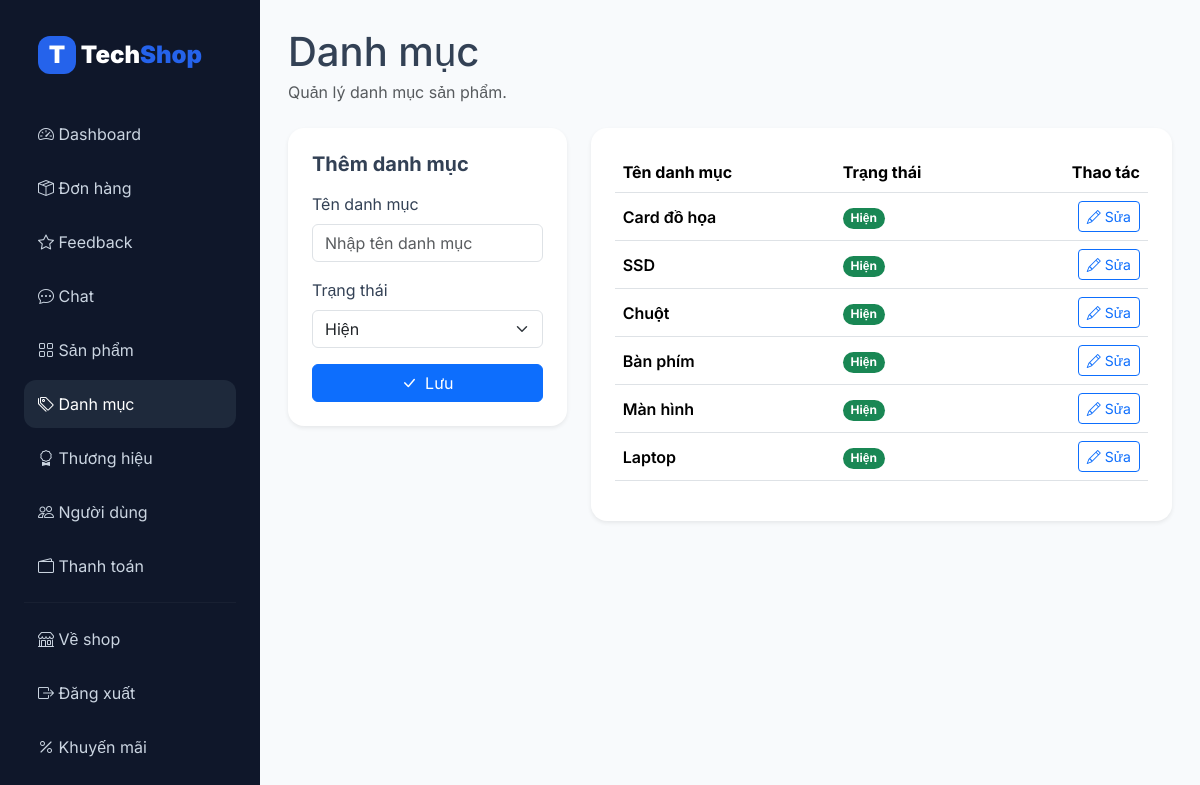
Screenshot of /admin/categories.php (signed in) with the database file from the repository.
### tables this page shows
CREATE TABLE `danh_muc` (
  `id_danh_muc` int(11) NOT NULL,
  `ten_danh_muc` varchar(150) NOT NULL,
  `trang_thai` enum('hien','an') DEFAULT 'hien'
);

### includes/helpers.php (called while the page is built, shortened)
<?php
function h(mixed $value): string
{
    return htmlspecialchars((string)$value, ENT_QUOTES, 'UTF-8');
}

### config/database.php (called while the page is built, shortened)
<?php
function db_connect(): PDO
{
    $dsn = 'mysql:host=' . DB_HOST . ';port=' . DB_PORT . ';dbname=' . DB_NAME . ';charset=' . DB_CHARSET;
    return new PDO($dsn, DB_USER, DB_PASS, [
        PDO::ATTR_ERRMODE => PDO::ERRMODE_EXCEPTION,
        PDO::ATTR_DEFAULT_FETCH_MODE => PDO::FETCH_ASSOC,
        PDO::ATTR_EMULATE_PREPARES => false,
    ]);
}

### models/AdminCatalog.php (called while the page is built, shortened)
<?php
class AdminCatalog
{
    public function categories(): array
    {
        return $this->pdo
            ->query("SELECT * FROM danh_muc ORDER BY id_danh_muc DESC")
            ->fetchAll();
    }
}

### admin/categories.php (the view, shortened to what this page needs)
<?php
require_once __DIR__ . '/../models/AdminCatalog.php';
require __DIR__ . '/_layout_start.php';
$m    = new AdminCatalog(db_connect());
$edit = (int)($_GET['edit'] ?? 0);
$row  = $edit ? $m->findCategory($edit) : null;
$rows = $m->categories();
?>
<div class="d-flex justify-content-between align-items-center mb-4">
    <div>
        <h1 class="mb-1">Danh mục</h1>
        <p class="text-muted mb-0">Quản lý danh mục sản phẩm.</p>
    </div>
</div>
<div class="row g-4">
    <div class="col-md-4">
        <div class="bg-white p-4 rounded-4 shadow-sm">
            <h5 class="fw-700 mb-3">
                <?= $row ? 'Sửa danh mục' : 'Thêm danh mục' ?>
            </h5>
            <form method="post">
                <div class="mb-3">
                    <label class="form-label">Tên danh mục</label>
                    <input name="name" class="form-control"
                           value="<?= h($row['ten_danh_muc'] ?? '') ?>"
                           placeholder="Nhập tên danh mục" required>
                </div>
                <div class="mb-3">
                    <label class="form-label">Trạng thái</label>
                    <select name="trang_thai" class="form-select">
                        <option value="hien" <?= ($row['trang_thai'] ?? '') === 'hien' ? 'selected' : '' ?>>Hiện</option>
                    </select>
                </div>
                <button class="btn btn-primary w-100">
                    <i class="bi bi-check-lg me-2"></i>Lưu
                </button>
            </form>
        </div>
    </div>
    <div class="col-md-8">
        <div class="bg-white p-4 rounded-4 shadow-sm table-responsive">
            <table class="table align-middle">
                <thead>
                    <tr>
                        <th>Tên danh mục</th>
                        <th>Trạng thái</th>
                        <th class="text-end">Thao tác</th>
                    </tr>
                </thead>
                <tbody>
                    <?php foreach ($rows as $r): ?>
                    <tr>
                        <td class="fw-600"><?= h($r['ten_danh_muc']) ?></td>
                        <td>
                            <span class="badge rounded-pill bg-<?= $r['trang_thai'] === 'hien' ? 'success' : 'secondary' ?>">
                                <?= $r['trang_thai'] === 'hien' ? 'Hiện' : 'Ẩn' ?>
                            </span>
                        </td>
                        <td class="text-end">
                            <a href="<?= BASE_URL ?>/admin/categories.php?edit=<?= (int)$r['id_danh_muc'] ?>"
                               class="btn btn-sm btn-outline-primary">
                                <i class="bi bi-pencil me-1"></i>Sửa
                            </a>
                        </td>
                    </tr>
                    <?php endforeach; ?>
                </tbody>
            </table>
        </div>
    </div>
</div>
<?php require __DIR__ . '/_layout_end.php'; ?>

### assets/css/style.css (style rules this page uses)
:root { --primary: #2563eb; --primary-dark: #1d4ed8; --dark: #0f172a; --muted: #64748b; --border: #e2e8f0; --danger: #ef4444; --success: #16a34a; --warning: #f59e0b; --bg: #f8fafc; }
* { box-sizing: border-box; }
body { font-family: "Inter", sans-serif; background: var(--bg); color: #334155; }
a { text-decoration: none; }
.fw-600 { font-weight: 600; }
.fw-700 { font-weight: 700; }
html, body { min-height: 100%; }
body { display: flex; flex-direction: column; }

### rows the page displays
danh_muc: ten_danh_muc "Card đồ họa", trang_thai "Hiện"
danh_muc: ten_danh_muc "SSD", trang_thai "Hiện"
danh_muc: ten_danh_muc "Chuột", trang_thai "Hiện"
danh_muc: ten_danh_muc "Bàn phím", trang_thai "Hiện"
danh_muc: ten_danh_muc "Màn hình", trang_thai "Hiện"
danh_muc: ten_danh_muc "Laptop", trang_thai "Hiện"
